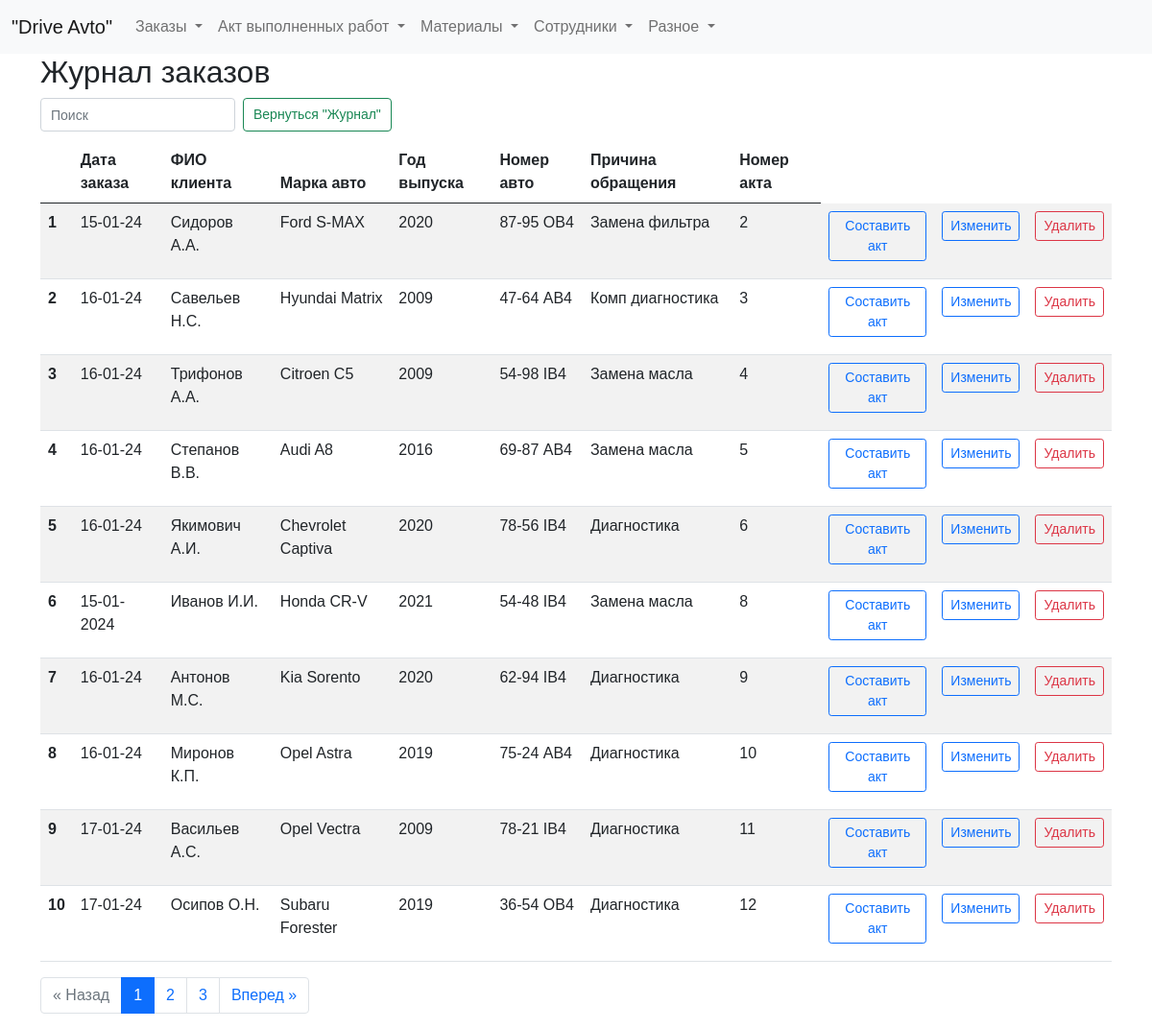
The app's page /zhurnal with its own data.
### tables this page shows
CREATE TABLE log (
id integer PRIMARY KEY AUTOINCREMENT,
date_order text NOT NULL,
name_customer text NOT NULL,
brand_car text NOT NULL,
year_car text NOT NULL,
number_car text NOT NULL,
text_order text NOT NULL,
id_act integer
);

### fcompany.py (the view)
@app.route("/zhurnal")
def showZhurnal():
    page = request.args.get('page', 1, type=int)
    per_page = 10  # Количество элементов на странице
    log_query = dbase.getLog()  # Получаем все элементы журнала
    for row in log_query:
        row['entry_id'] = row['id']
    total_items = len(log_query)  # Получаем общее количество элементов
    total_pages = ceil(total_items / per_page)  # Вычисляем общее количество страниц
    start_index = (page - 1) * per_page
    end_index = start_index + per_page
    log = log_query[start_index:end_index]  # Получаем элементы текущей страницы
    pagination = {
        'page': page,
        'per_page': per_page,
        'total_pages': total_pages,
        'total_items': total_items
    }
    return render_template("zhurnal.html", title="Журнал", log=log, pagination=pagination)

### FDataBase.py (called while the page is built)
    def getLog(self):
        sql = '''SELECT * FROM log'''
        try:
            self.__cur.execute(sql)
            res = self.__cur.fetchall()
            log_list = [dict(row) for row in res]
            if log_list: return log_list
        except:
            print("Ошибка чтения из БД")
        return []

### fcompany.py (called while the page is built)
def connect_db():  # общая функция для установления соединения с БД
    conn = sqlite3.connect(app.config['DATABASE'])
    conn.row_factory = sqlite3.Row  # записи будут представлены не в виде кортежей, а в виде словаря (для исп в шаблонах)
    return conn

def get_db():
    if not hasattr(g, 'link_db'):
        g.link_db = connect_db()
    return g.link_db

@app.before_request
def before_request():
    global dbase
    db = get_db()
    dbase = FDataBase(db)

### templates/zhurnal.html (shortened to what this page needs)
{% extends 'base.html' %}
{% block content %}
<h2>Журнал заказов</h2>
<form class="d-flex" role="search">
  <input class="form-control me-2 narrow-search" type="search" id="searchInput" placeholder="Поиск" aria-label="Search">
  <button class="btn btn-outline-success narrow-button" type="submit">Вернуться "Журнал"</button>
</form>
<div class="table-responsive">
<table id="myTable" class="table table-striped max-width: 100%">
  <thead>
    <tr>
      <th scope="col"></th>
      <th scope="col">Дата заказа</th>
      <th scope="col">ФИО клиента</th>
      <th scope="col">Марка авто</th>
      <th scope="col">Год выпуска</th>
      <th scope="col">Номер авто</th>
      <th scope="col">Причина обращения</th>
      <th scope="col">Номер акта</th>
    </tr>
  </thead>
  <tbody>
    {% for row in log %}
    <tr>
      <th scope="row">{{ loop.index }}</th>
      <td>{{ row.date_order }}</td>
      <td>{{ row.name_customer }}</td>
      <td>{{ row.brand_car }}</td>
      <td>{{ row.year_car }}</td>
      <td>{{ row.number_car }}</td>
      <td>{{ row.text_order }}</td>
      <td>{{ row.id_act }}</td>
      <td>
          <button type="button" class="create-act-button btn btn-outline-primary btn-sm" data-entry-id="{{ row.entry_id }}">Составить акт</button>
      </td>
      <td>
          <a href="/edit_entry/{{ row.id }}" class="btn btn-outline-primary btn-sm">Изменить</a>
      </td>
      <td>
        <form action="/delete_entry/{{ row.id }}" method="post">
            <button type="submit" class="btn btn-outline-danger btn-sm">Удалить</button>
        </form>
      </td>
    </tr>
    {% endfor %}
  </tbody>
</table>
</div>
{% if pagination.total_items > pagination.per_page %}
<nav aria-label="Page navigation">
  <ul class="pagination justify-content-center">
    {% if pagination.page > 1 %}
      <li class="page-item"><a class="page-link" href="{{ url_for('showZhurnal', page=pagination.page-1) }}">&laquo; Назад</a></li>
    {% else %}
      <li class="page-item disabled"><span class="page-link">&laquo; Назад</span></li>
    {% endif %}
    {% for page_num in range(1, pagination.total_pages+1) %}
      {% if page_num == pagination.page %}
        <li class="page-item active"><span class="page-link">{{ page_num }}</span></li>
      {% else %}
        <li class="page-item"><a class="page-link" href="{{ url_for('showZhurnal', page=page_num) }}">{{ page_num }}</a></li>
      {% endif %}
    {% endfor %}
    {% if pagination.page < pagination.total_pages %}
      <li class="page-item"><a class="page-link" href="{{ url_for('showZhurnal', page=pagination.page+1) }}">Вперед &raquo;</a></li>
    {% else %}
      <li class="page-item disabled"><span class="page-link">Вперед &raquo;</span></li>
    {% endif %}
  </ul>
</nav>
{% endif %}
{% endblock %}

### static/css/styles.css (style rules this page uses)
input.form-control { width: 100%; }
.narrow-button { max-width: 250px; white-space: nowrap; font-size: 16px; }
.narrow-search { max-width: 400px; }
html, body { font-family: 'Arial'; margin: 0; padding: 0; height: 100%; width: 100%; }
a { color: #0059b2; text-decoration: none; }
.btn { margin-bottom: 10px; }
.narrow-search { height: 35px; font-size: 14px; padding: 5px 10px; }
.narrow-button { height: 35px; font-size: 14px; padding: 5px 10px; line-height: 1.5; }

### records on screen
log: date_order "15-01-24", name_customer "Сидоров А.А.", brand_car "Ford S-MAX", year_car "2020", number_car "87-95 OB4", text_order "Замена фильтра", id_act "2"
log: date_order "16-01-24", name_customer "Савельев Н.С.", brand_car "Hyundai Matrix", year_car "2009", number_car "47-64 АВ4", text_order "Комп диагностика", id_act "3"
log: date_order "16-01-24", name_customer "Трифонов А.А.", brand_car "Citroen C5", year_car "2009", number_car "54-98 IB4", text_order "Замена масла", id_act "4"
log: date_order "16-01-24", name_customer "Степанов В.В.", brand_car "Audi A8", year_car "2016", number_car "69-87 АВ4", text_order "Замена масла", id_act "5"
log: date_order "16-01-24", name_customer "Якимович А.И.", brand_car "Chevrolet Captiva", year_car "2020", number_car "78-56 IB4", text_order "Диагностика", id_act "6"
log: date_order "15-01-2024", name_customer "Иванов И.И.", brand_car "Honda CR-V", year_car "2021", number_car "54-48 IB4", text_order "Замена масла", id_act "8"
log: date_order "16-01-24", name_customer "Антонов М.С.", brand_car "Kia Sorento", year_car "2020", number_car "62-94 IB4", text_order "Диагностика", id_act "9"
log: date_order "16-01-24", name_customer "Миронов К.П.", brand_car "Opel Astra", year_car "2019", number_car "75-24 АВ4", text_order "Диагностика", id_act "10"
log: date_order "17-01-24", name_customer "Васильев А.С.", brand_car "Opel Vectra", year_car "2009", number_car "78-21 IB4", text_order "Диагностика", id_act "11"
log: date_order "17-01-24", name_customer "Осипов О.Н.", brand_car "Subaru Forester", year_car "2019", number_car "36-54 OB4", text_order "Диагностика", id_act "12"

### other values on screen
{{ page_num }} "1"
{{ page_num }} "2" "3"
